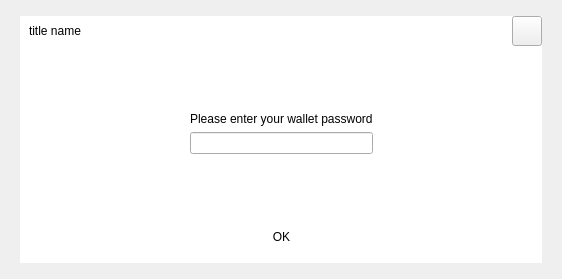
<?xml version="1.0" encoding="UTF-8"?>
<ui version="4.0">
 <class>PrivKeyMgr</class>
 <widget class="QWidget" name="PrivKeyMgr">
  <property name="geometry">
   <rect>
    <x>0</x>
    <y>0</y>
    <width>562</width>
    <height>279</height>
   </rect>
  </property>
  <property name="windowTitle">
   <string>Form</string>
  </property>
  <layout class="QGridLayout" name="gridLayout_5">
   <property name="leftMargin">
    <number>0</number>
   </property>
   <property name="topMargin">
    <number>0</number>
   </property>
   <property name="rightMargin">
    <number>0</number>
   </property>
   <property name="bottomMargin">
    <number>0</number>
   </property>
   <item row="0" column="0">
    <widget class="QWidget" name="centerWin" native="true">
     <property name="styleSheet">
      <string notr="true"/>
     </property>
     <layout class="QGridLayout" name="gridLayout_4">
      <property name="leftMargin">
       <number>20</number>
      </property>
      <property name="topMargin">
       <number>16</number>
      </property>
      <property name="rightMargin">
       <number>20</number>
      </property>
      <property name="bottomMargin">
       <number>16</number>
      </property>
      <item row="0" column="0">
       <widget class="QFrame" name="mainframe">
        <property name="styleSheet">
         <string notr="true">QFrame#mainframe{
border:hidden;
background-color: rgb(255, 255, 255);
}


</string>
        </property>
        <property name="frameShape">
         <enum>QFrame::StyledPanel</enum>
        </property>
        <property name="frameShadow">
         <enum>QFrame::Raised</enum>
        </property>
        <layout class="QVBoxLayout" name="verticalLayout_7" stretch="1,10">
         <property name="spacing">
          <number>0</number>
         </property>
         <property name="leftMargin">
          <number>0</number>
         </property>
         <property name="topMargin">
          <number>0</number>
         </property>
         <property name="rightMargin">
          <number>0</number>
         </property>
         <property name="bottomMargin">
          <number>0</number>
         </property>
         <item>
          <layout class="QHBoxLayout" name="horizontalLayout_5">
           <property name="leftMargin">
            <number>9</number>
           </property>
           <item>
            <widget class="QLabel" name="label_titleName">
             <property name="text">
              <string>title name</string>
             </property>
            </widget>
           </item>
           <item>
            <spacer name="horizontalSpacer_9">
             <property name="orientation">
              <enum>Qt::Horizontal</enum>
             </property>
             <property name="sizeHint" stdset="0">
              <size>
               <width>40</width>
               <height>20</height>
              </size>
             </property>
            </spacer>
           </item>
           <item>
            <widget class="QToolButton" name="cancelButton">
             <property name="minimumSize">
              <size>
               <width>30</width>
               <height>30</height>
              </size>
             </property>
             <property name="maximumSize">
              <size>
               <width>30</width>
               <height>30</height>
              </size>
             </property>
             <property name="styleSheet">
              <string notr="true"/>
             </property>
             <property name="text">
              <string/>
             </property>
            </widget>
           </item>
          </layout>
         </item>
         <item>
          <layout class="QVBoxLayout" name="verticalLayout">
           <property name="bottomMargin">
            <number>10</number>
           </property>
           <item>
            <widget class="QStackedWidget" name="stackedWidget">
             <property name="currentIndex">
              <number>0</number>
             </property>
             <widget class="QWidget" name="page">
              <layout class="QGridLayout" name="gridLayout">
               <item row="0" column="1">
                <spacer name="verticalSpacer">
                 <property name="orientation">
                  <enum>Qt::Vertical</enum>
                 </property>
                 <property name="sizeHint" stdset="0">
                  <size>
                   <width>20</width>
                   <height>30</height>
                  </size>
                 </property>
                </spacer>
               </item>
               <item row="1" column="0">
                <spacer name="horizontalSpacer_3">
                 <property name="orientation">
                  <enum>Qt::Horizontal</enum>
                 </property>
                 <property name="sizeHint" stdset="0">
                  <size>
                   <width>54</width>
                   <height>20</height>
                  </size>
                 </property>
                </spacer>
               </item>
               <item row="1" column="1">
                <layout class="QVBoxLayout" name="verticalLayout_2">
                 <item>
                  <widget class="QLabel" name="label">
                   <property name="text">
                    <string>Please enter your wallet password</string>
                   </property>
                  </widget>
                 </item>
                 <item>
                  <widget class="QLineEdit" name="lineEdit_password">
                   <property name="minimumSize">
                    <size>
                     <width>0</width>
                     <height>0</height>
                    </size>
                   </property>
                  </widget>
                 </item>
                </layout>
               </item>
               <item row="1" column="2">
                <spacer name="horizontalSpacer_4">
                 <property name="orientation">
                  <enum>Qt::Horizontal</enum>
                 </property>
                 <property name="sizeHint" stdset="0">
                  <size>
                   <width>54</width>
                   <height>20</height>
                  </size>
                 </property>
                </spacer>
               </item>
               <item row="2" column="1">
                <spacer name="verticalSpacer_2">
                 <property name="orientation">
                  <enum>Qt::Vertical</enum>
                 </property>
                 <property name="sizeHint" stdset="0">
                  <size>
                   <width>20</width>
                   <height>31</height>
                  </size>
                 </property>
                </spacer>
               </item>
              </layout>
             </widget>
             <widget class="QWidget" name="page_2">
              <layout class="QGridLayout" name="gridLayout_2">
               <item row="0" column="1">
                <spacer name="verticalSpacer_4">
                 <property name="orientation">
                  <enum>Qt::Vertical</enum>
                 </property>
                 <property name="sizeHint" stdset="0">
                  <size>
                   <width>20</width>
                   <height>6</height>
                  </size>
                 </property>
                </spacer>
               </item>
               <item row="1" column="0">
                <spacer name="horizontalSpacer_5">
                 <property name="orientation">
                  <enum>Qt::Horizontal</enum>
                 </property>
                 <property name="sizeHint" stdset="0">
                  <size>
                   <width>49</width>
                   <height>20</height>
                  </size>
                 </property>
                </spacer>
               </item>
               <item row="1" column="1">
                <layout class="QVBoxLayout" name="verticalLayout_5">
                 <item>
                  <layout class="QVBoxLayout" name="verticalLayout_3">
                   <item>
                    <widget class="QLabel" name="label_2">
                     <property name="text">
                      <string>Please import the wallet address</string>
                     </property>
                    </widget>
                   </item>
                   <item>
                    <widget class="QLineEdit" name="lineEdit_walletAddre">
                     <property name="minimumSize">
                      <size>
                       <width>0</width>
                       <height>0</height>
                      </size>
                     </property>
                    </widget>
                   </item>
                  </layout>
                 </item>
                 <item>
                  <layout class="QVBoxLayout" name="verticalLayout_4">
                   <item>
                    <widget class="QLabel" name="label_3">
                     <property name="text">
                      <string>This is your Private key</string>
                     </property>
                    </widget>
                   </item>
                   <item>
                    <widget class="QLineEdit" name="lineEdit_privKey">
                     <property name="minimumSize">
                      <size>
                       <width>0</width>
                       <height>0</height>
                      </size>
                     </property>
                     <property name="readOnly">
                      <bool>true</bool>
                     </property>
                    </widget>
                   </item>
                  </layout>
                 </item>
                </layout>
               </item>
               <item row="1" column="2">
                <spacer name="horizontalSpacer_6">
                 <property name="orientation">
                  <enum>Qt::Horizontal</enum>
                 </property>
                 <property name="sizeHint" stdset="0">
                  <size>
                   <width>57</width>
                   <height>17</height>
                  </size>
                 </property>
                </spacer>
               </item>
               <item row="2" column="1">
                <spacer name="verticalSpacer_3">
                 <property name="orientation">
                  <enum>Qt::Vertical</enum>
                 </property>
                 <property name="sizeHint" stdset="0">
                  <size>
                   <width>20</width>
                   <height>7</height>
                  </size>
                 </property>
                </spacer>
               </item>
              </layout>
             </widget>
             <widget class="QWidget" name="page_3">
              <layout class="QGridLayout" name="gridLayout_3">
               <item row="0" column="1">
                <spacer name="verticalSpacer_5">
                 <property name="orientation">
                  <enum>Qt::Vertical</enum>
                 </property>
                 <property name="sizeHint" stdset="0">
                  <size>
                   <width>20</width>
                   <height>30</height>
                  </size>
                 </property>
                </spacer>
               </item>
               <item row="1" column="0">
                <spacer name="horizontalSpacer_7">
                 <property name="orientation">
                  <enum>Qt::Horizontal</enum>
                 </property>
                 <property name="sizeHint" stdset="0">
                  <size>
                   <width>54</width>
                   <height>20</height>
                  </size>
                 </property>
                </spacer>
               </item>
               <item row="1" column="1">
                <layout class="QVBoxLayout" name="verticalLayout_6">
                 <item>
                  <widget class="QLabel" name="label_4">
                   <property name="text">
                    <string>Please import your Private key</string>
                   </property>
                  </widget>
                 </item>
                 <item>
                  <widget class="QLineEdit" name="lineEdit_privKey_2">
                   <property name="minimumSize">
                    <size>
                     <width>0</width>
                     <height>0</height>
                    </size>
                   </property>
                  </widget>
                 </item>
                </layout>
               </item>
               <item row="1" column="2">
                <spacer name="horizontalSpacer_8">
                 <property name="orientation">
                  <enum>Qt::Horizontal</enum>
                 </property>
                 <property name="sizeHint" stdset="0">
                  <size>
                   <width>54</width>
                   <height>20</height>
                  </size>
                 </property>
                </spacer>
               </item>
               <item row="2" column="1">
                <spacer name="verticalSpacer_6">
                 <property name="orientation">
                  <enum>Qt::Vertical</enum>
                 </property>
                 <property name="sizeHint" stdset="0">
                  <size>
                   <width>20</width>
                   <height>31</height>
                  </size>
                 </property>
                </spacer>
               </item>
              </layout>
             </widget>
            </widget>
           </item>
           <item>
            <layout class="QHBoxLayout" name="horizontalLayout">
             <item>
              <spacer name="horizontalSpacer">
               <property name="orientation">
                <enum>Qt::Horizontal</enum>
               </property>
               <property name="sizeHint" stdset="0">
                <size>
                 <width>40</width>
                 <height>20</height>
                </size>
               </property>
              </spacer>
             </item>
             <item>
              <widget class="QToolButton" name="okButton">
               <property name="styleSheet">
                <string notr="true">QToolButton{
width:80;
height:30;
border:hidden;
}</string>
               </property>
               <property name="text">
                <string>OK</string>
               </property>
              </widget>
             </item>
             <item>
              <spacer name="horizontalSpacer_2">
               <property name="orientation">
                <enum>Qt::Horizontal</enum>
               </property>
               <property name="sizeHint" stdset="0">
                <size>
                 <width>40</width>
                 <height>20</height>
                </size>
               </property>
              </spacer>
             </item>
            </layout>
           </item>
          </layout>
         </item>
        </layout>
       </widget>
      </item>
     </layout>
    </widget>
   </item>
  </layout>
 </widget>
 <resources/>
 <connections/>
</ui>
